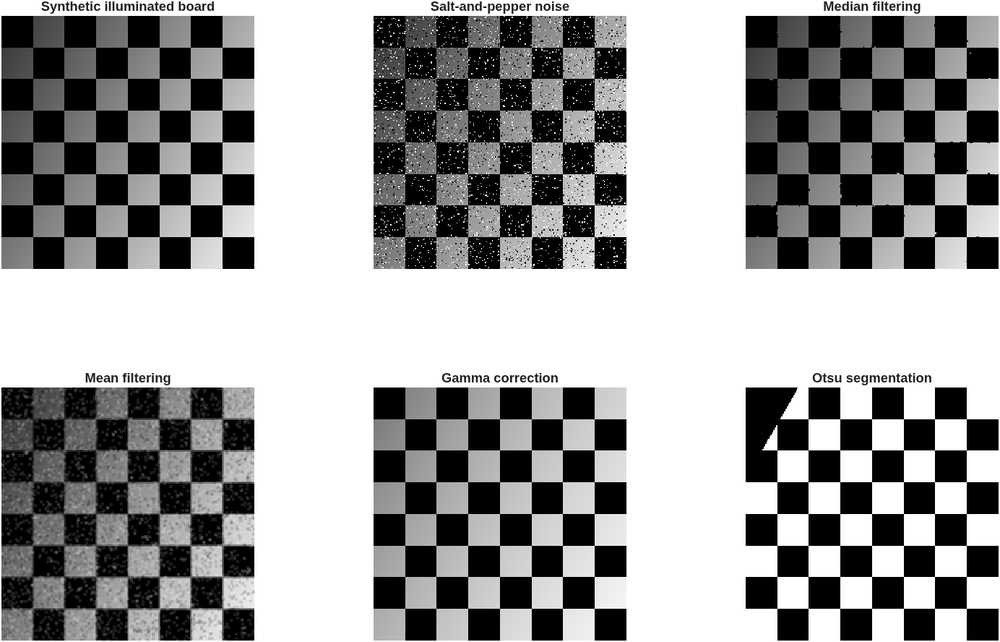
%> input picture assets/image-processing.png, 1000 x 642 px, shrunk from 1384 x 888 before the run
$ octave --eval "JorgePereira_TP3_C('../../assets/image-processing.png');"   (GNU Octave 9; MATLAB toolbox functions it lacks are replaced by stand-ins)
%> lines starting %> are read from the running program, lines starting %| are printed output that depends on the picture; in (x1, y1, x2, y2) boxes, pixels count from 0 and x2, y2 are one past the last pixel; in counts of white or black regions, pixels touching at a corner belong together; the program's own positions count from 1
### coursework/TP3/JorgePereira_TP3_A1.m
%Exercicio A1, criado por: Jorge Barbosa Pereira

%Alguns Exemplos
%JorgePereira_TP3_A1('Aguia.jpg',1);
%JorgePereira_TP3_A1('Fringe.jpg',1);

function [IM_BIN_FIN] = JorgePereira_TP3_A1(IM_path,graf)
%> called with IM_path = '../../assets/image-processing.png', graf = 0

%Leitura da Imagem
IM_O = imread(IM_path);
%> IM_O is the input picture: size 642x1000x3 uint8; min 0, max 255, mean 153.7
IM_TYPE = imfinfo(IM_path).ColorType;

%Distinção dos ColorTypes das Imagens
if strcmp(IM_TYPE, 'grayscale')
    IM_C = IM_O;
elseif strcmp(IM_TYPE, 'truecolor')
    IM_C = rgb2gray(IM_O);
else
    warning('O Input "IM_path" levou a uma Imagem cujo Colortype não é "gayscale" nem "truecolor" e como tal a classificação da imagem foi feita tendo em conta o número de bandas')
    [~,~,N_B] = size(IM_O);
    if N_B == 1
        IM_C = IM_O;
    elseif N_B == 3
        IM_C = rgb2gray(IM_O);
    end
end

%Realiza a Segmentação da Imagem pelo metodo de OTSU
T_OTSU_d = graythresh(IM_C);
%> T_OTSU_d = 0.502
IM_BIN_OTSU = imbinarize(IM_C, T_OTSU_d);
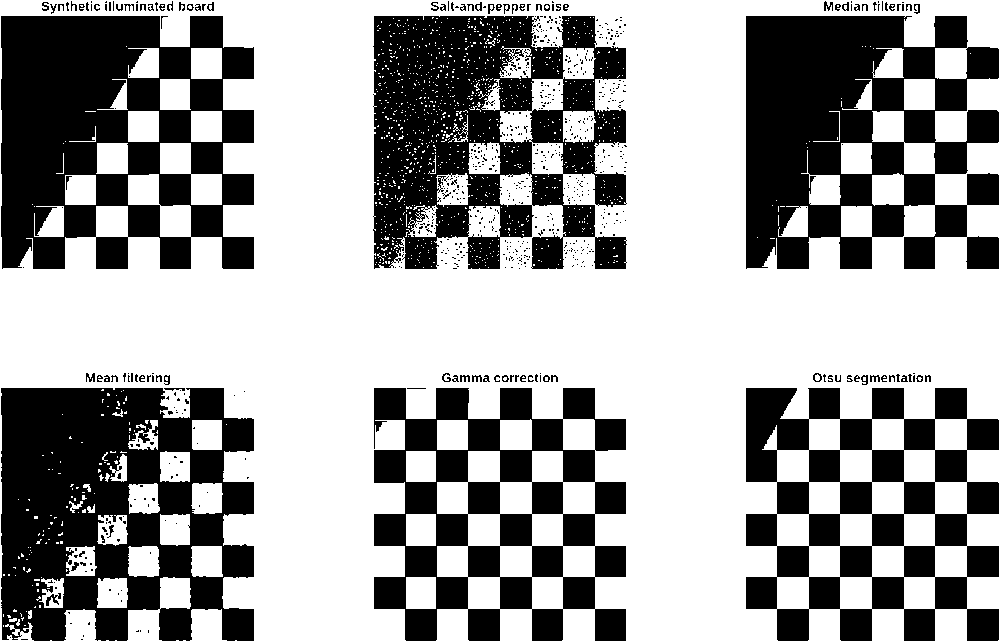
%> IM_BIN_OTSU: size 642x1000 logical; 62.2% white; 715 black regions (634 under 20 px), largest, box (x1, y1, x2, y2) and area: (1, 388, 254, 641) 44387, (1, 16, 254, 269) 43552, (746, 16, 999, 269) 43402

%Calculo do Indice da Linha e Coluna Mediana
[N_L, N_C, ~] = size(IM_BIN_OTSU);
%> N_L = 642; N_C = 1000
I_L_med = (N_L + 1) / 2;
%> I_L_med = 321.5
I_C_med = (N_C + 1) / 2;
%> I_C_med = 500.5

%Calculo dos Indices da Secção Central (50%)
I_L_inf = floor(I_L_med - N_L / (2*sqrt(2)));
%> I_L_inf = 94
I_L_sup = ceil(I_L_med + N_L / (2*sqrt(2)));
%> I_L_sup = 549
I_C_inf = floor(I_C_med - N_C / (2*sqrt(2)));
%> I_C_inf = 146
I_C_sup = ceil(I_C_med + N_C / (2*sqrt(2)));
%> I_C_sup = 855

%Criação da sub Imagem com o Centro da Imagem Original
IM_CENT = IM_BIN_OTSU(I_L_inf : I_L_sup, I_C_inf : I_C_sup);
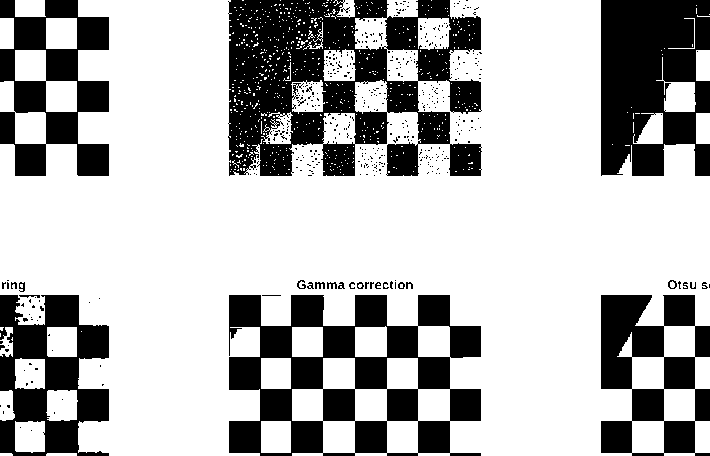
%> IM_CENT: size 456x710 logical; 70.7% white; 456 black regions (432 under 20 px), largest, box (x1, y1, x2, y2) and area: (228, 0, 482, 176) 27206, (229, 295, 481, 456) 20804, (601, 0, 710, 176) 15456
[N_L_CENT,N_C_CENT] = size(IM_CENT);
%> N_L_CENT = 456; N_C_CENT = 710

%Criação da sub Imagem com a Margem da Imagem Original
IM_MARG = IM_BIN_OTSU;
IM_MARG(I_L_inf : I_L_sup, I_C_inf : I_C_sup) = false(N_L_CENT, N_C_CENT);
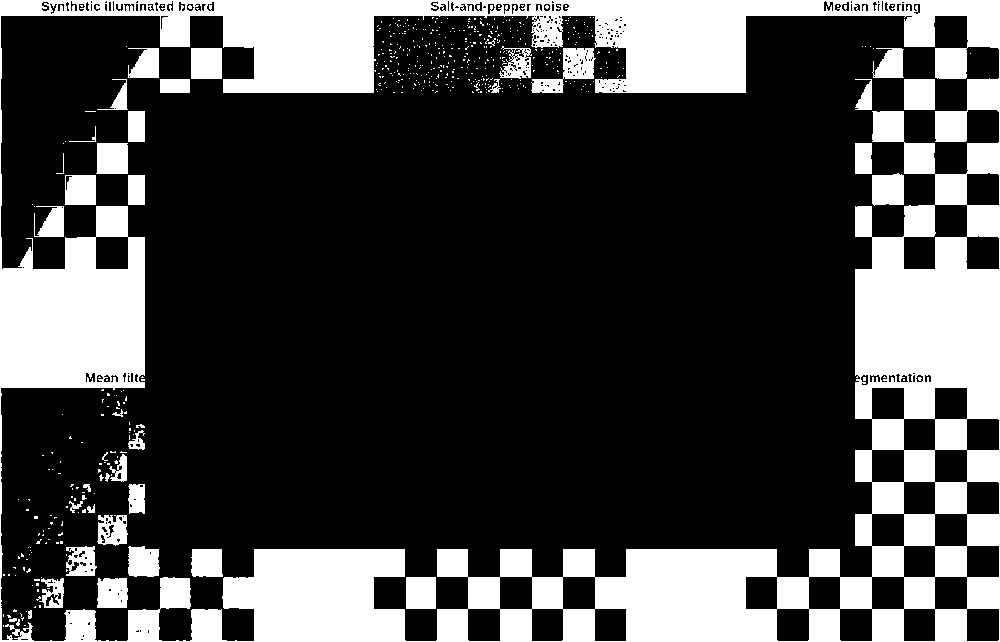
%> IM_MARG: size 642x1000 logical; 26.5% white; 520 white regions (480 under 20 px), largest, box (x1, y1, x2, y2) and area: (0, 0, 1000, 642) 150996, (531, 48, 596, 93) 1297, (872, 173, 904, 206) 967

%Calculo da percentagem de Trues nas sub Imagens
TRUE_PER_CENT = sum(IM_CENT,'all')/(N_L_CENT*N_C_CENT)*100;
%> TRUE_PER_CENT = 70.7
TRUE_PER_MARG = sum(IM_MARG,'all')/(N_L*N_C - N_L_CENT*N_C_CENT)*100;
%> TRUE_PER_MARG = 53.51

%Verificação da Necessidade de Inverter a Imagem segmentada pelo metodo de OTSU
if TRUE_PER_CENT > TRUE_PER_MARG
    IM_BIN_FIN = IM_BIN_OTSU;
else
    IM_BIN_FIN = imcomplement(IM_BIN_OTSU);
end

%Plot das imagens
if graf == 1
    subplot(2,2,1),imshow(IM_O), title('Imagem Original')
    subplot(2,2,2),imshow(IM_C), title('Imagem Original na Escala de Cinzentos')
    subplot(2,2,3),imshow(IM_BIN_OTSU), title(sprintf('Imagem Binária por Tresholding Global de Otsu \n P_{Margem} (True) = %0.1f%%  |  P_{Centro} (True) = %0.1f%%',TRUE_PER_MARG,TRUE_PER_CENT))
    subplot(2,2,4),imshow(IM_BIN_FIN), title(sprintf('Imagem Binária Final'))
end
end

### coursework/TP3/JorgePereira_TP3_C.m
%Exercicio C, criado por: Jorge Barbosa Pereira

%Alguns Exemplos
%JorgePereira_TP3_C('Aguia.jpg');
%JorgePereira_TP3_C('Fringe.jpg');

function [] = JorgePereira_TP3_C(IM_path)

%Formação da Imagem Binária
IM_B = JorgePereira_TP3_A1(IM_path,0);

%Formação do Video de Erosão
VID_E = VideoWriter('Erosao.avi');
VID_E.FrameRate = 5;
open(VID_E)
writeVideo(VID_E, double(IM_B))

%Formação do Video de Dilatação
VID_D = VideoWriter('Dilatacao.avi');
VID_D.FrameRate = 5;
open(VID_D)
writeVideo(VID_D, double(IM_B))

%Formação do Video de Abertura
VID_A = VideoWriter('Abertura.avi');
VID_A.FrameRate = 5;
open(VID_A)
writeVideo(VID_A, double(IM_B))

%Formação do Video de Fecho
VID_F = VideoWriter('Fecho.avi');
VID_F.FrameRate = 5;
open(VID_F)
writeVideo(VID_F, double(IM_B))

%Colocação das Várias Imagens nos Vários Videos
for i = 1:50
    E = strel('disk',i,0);
    writeVideo(VID_E, double(imerode(IM_B,E)))
    writeVideo(VID_D, double(imdilate(IM_B,E)))
    writeVideo(VID_A, double(imopen(IM_B,E)))
    writeVideo(VID_F, double(imclose(IM_B,E)))
end

%Encerramento dos Videos
close(VID_E)
close(VID_D)
close(VID_A)
close(VID_F)

end
